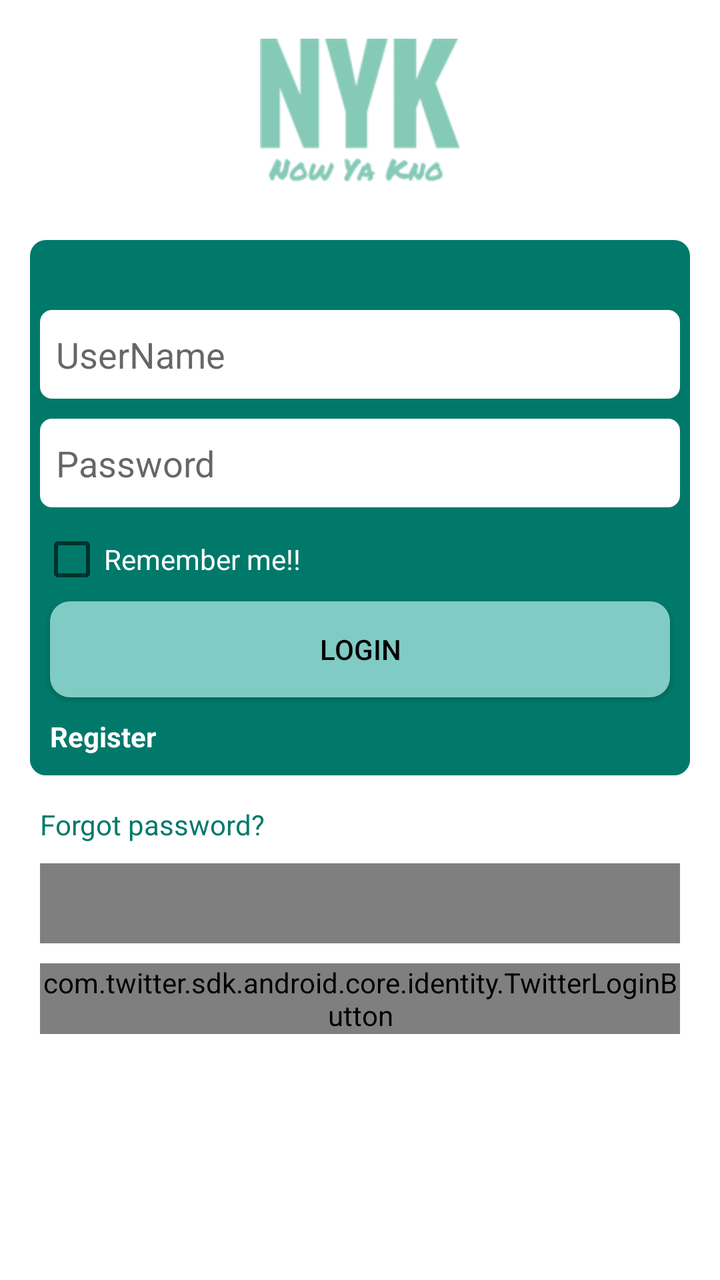
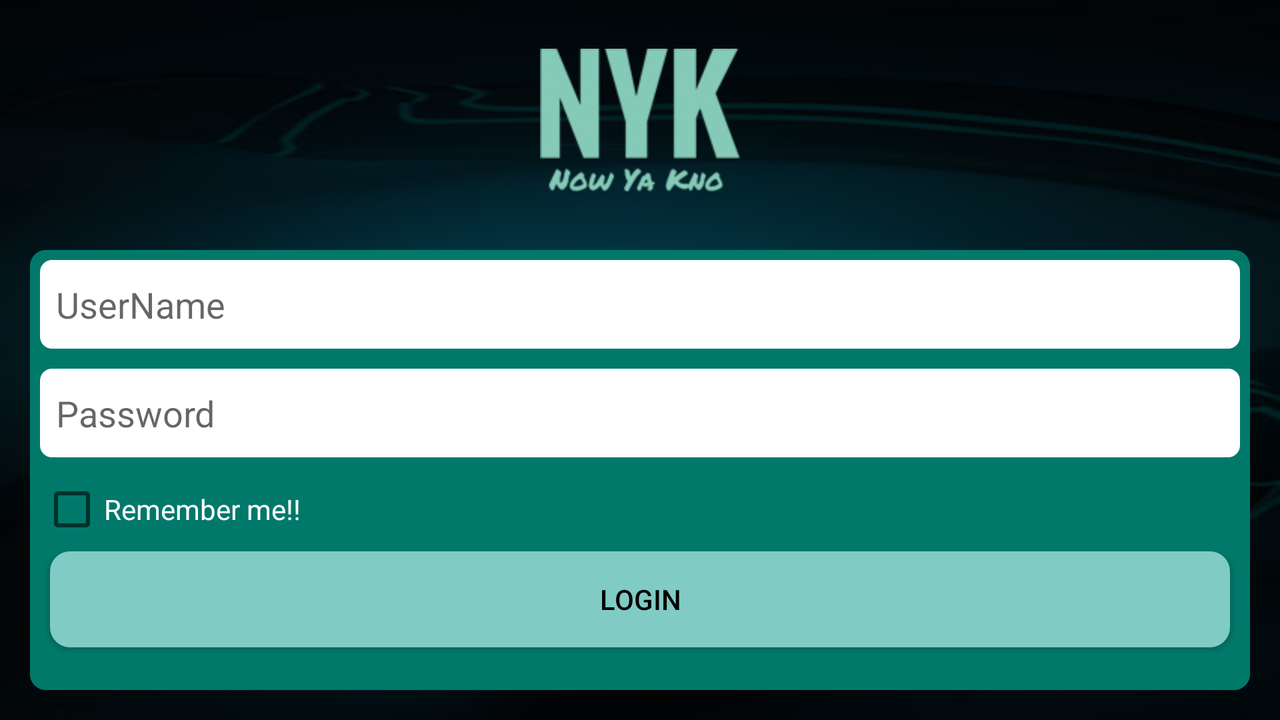

One screen, two layout resources from the same app: the default and the repository's alternative for another configuration. Each is rendered where Android would select it; the XML of both is given below.
<!-- AndroidManifest.xml: application theme AppTheme -->
<!-- res/layout/login_activity.xml -->
<?xml version="1.0" encoding="utf-8"?>
<LinearLayout xmlns:android="http://schemas.android.com/apk/res/android"
    xmlns:app="http://schemas.android.com/apk/res-auto"
    android:layout_width="match_parent"
    android:layout_height="match_parent"
    android:background="@android:color/white"
    android:orientation="vertical">

    <ScrollView
        android:layout_width="match_parent"
        android:layout_height="match_parent">

        <LinearLayout
            android:layout_width="match_parent"
            android:layout_height="match_parent"
            android:orientation="vertical">

            <ImageView
                android:id="@+id/iamgeView"
                android:layout_width="100dp"
                android:layout_height="100dp"
                android:layout_gravity="center_horizontal"
                android:layout_marginTop="5dp"
                android:gravity="center_horizontal"
                android:src="@drawable/logo_splash_screen" />

            <LinearLayout
                android:layout_width="match_parent"
                android:layout_height="wrap_content"
                android:layout_margin="15dp"
                android:paddingTop="30dp"
                android:layout_marginTop="20dp"
                android:background="@drawable/login_layout_bg"
                android:orientation="vertical">


                <EditText
                    android:id="@+id/userNameEdt"
                    android:layout_width="match_parent"
                    android:layout_height="wrap_content"
                    android:layout_margin="5dp"
                    android:background="@drawable/edittext_bg"
                    android:hint="@string/username"
                    android:inputType="text" />


                <EditText
                    android:id="@+id/pwdEdt"
                    android:layout_width="match_parent"
                    android:layout_height="wrap_content"
                    android:layout_margin="5dp"
                    android:layout_marginTop="10dp"
                    android:background="@drawable/edittext_bg"
                    android:hint="@string/password"
                    android:inputType="textPassword" />

                <CheckBox
                    android:id="@+id/checkRemember"
                    android:layout_width="match_parent"
                    android:layout_height="wrap_content"
                    android:layout_marginLeft="5dp"
                    android:layout_marginRight="10dp"
                    android:layout_marginTop="5dp"
                    android:text="Remember me!!"
                    android:textColor="@android:color/white" />


                <Button
                    android:id="@+id/submit_btn"
                    android:layout_width="match_parent"
                    android:layout_height="wrap_content"
                    android:layout_marginLeft="10dp"
                    android:layout_marginRight="10dp"
                    android:layout_marginTop="5dp"
                    android:background="@drawable/round_corner"
                    android:gravity="center"
                    android:text="Login"
                    android:textColor="@android:color/black" />

                <LinearLayout
                    android:layout_width="match_parent"
                    android:layout_height="wrap_content"
                    android:background="@drawable/login_layout_bg"
                    android:orientation="horizontal">

                    <TextView
                        android:id="@+id/registerTextView"
                        android:layout_width="match_parent"
                        android:layout_height="wrap_content"
                        android:layout_margin="10dp"
                        android:text="Register"
                        android:textColor="@android:color/white"
                        android:textStyle="bold" />
                </LinearLayout>
            </LinearLayout>

            <TextView
                android:id="@+id/forgotTextView"
                android:layout_width="wrap_content"
                android:layout_height="wrap_content"
                android:layout_marginLeft="20dp"
                android:text="Forgot password?"
                android:textColor="@color/colorPrimaryDark" />

            <LinearLayout
                android:layout_width="match_parent"
                android:layout_height="wrap_content"
                android:layout_marginLeft="20dp"
                android:layout_marginRight="20dp"
                android:orientation="vertical">

                <com.facebook.login.widget.LoginButton
                    android:id="@+id/login_button"
                    android:layout_width="wrap_content"
                    android:layout_height="40dp"
                    android:layout_marginBottom="10dp"
                    android:layout_marginTop="10dp"
                    android:padding="40dp" />

                <com.twitter.sdk.android.core.identity.TwitterLoginButton
                    android:id="@+id/twitter_login_button"
                    android:layout_width="match_parent"
                    android:layout_height="wrap_content"
                    android:layout_centerInParent="true" />

            </LinearLayout>


        </LinearLayout>

    </ScrollView>


</LinearLayout>
<!-- resources referenced by this layout -->
<resources>
  <color name="colorPrimaryDark">#00796B</color>
  <!-- drawable edittext_bg (drawable) -->
  <?xml version="1.0" encoding="utf-8"?>
  <shape xmlns:android="http://schemas.android.com/apk/res/android">
  
      <solid android:color="#FFFFFF" />
  
      <padding
          android:bottom="10dp"
          android:left="8dp"
          android:right="8dp"
          android:top="10dp"></padding>
  
      <corners android:radius="6dp" />
  
  </shape>
  <!-- drawable login_layout_bg (drawable) -->
  <?xml version="1.0" encoding="utf-8"?>
  <shape xmlns:android="http://schemas.android.com/apk/res/android"
      android:shape="rectangle" >
  
      <solid android:color="@color/colorPrimaryDark" />
  
      <corners android:radius="8dip" />
  
  
  
  </shape>
  <!-- drawable logo_splash_screen: png bitmap (drawable, 16597 bytes) -->
  <!-- drawable round_corner (drawable) -->
  <?xml version="1.0" encoding="utf-8"?>
  <shape xmlns:android="http://schemas.android.com/apk/res/android">
  
      <solid android:color="#80CBC4" />
      <corners android:radius="10dp" />
  
  </shape>
  <string name="password">Password</string>
  <string name="username">UserName</string>
  <style name="AppTheme" parent="Theme.AppCompat.Light.NoActionBar">
          
          <item name="colorPrimary">@color/colorPrimary</item>
          <item name="colorPrimaryDark">@color/colorPrimaryDark</item>
          <item name="colorAccent">@color/colorAccent</item>
      </style>
  <color name="colorPrimary">#009688 </color>
  <color name="colorAccent">#80CBC4</color>
</resources>
<!-- res/layout-land/login_activity.xml (the repository's variant of the layout above) -->
<!-- drawn on the phone turned sideways -->
<?xml version="1.0" encoding="utf-8"?>
<LinearLayout xmlns:android="http://schemas.android.com/apk/res/android"
    xmlns:app="http://schemas.android.com/apk/res-auto"
    android:layout_width="match_parent"
    android:layout_height="match_parent"
    android:background="@drawable/splash_screen"
    android:orientation="vertical">

    <ImageView
        android:id="@+id/iamgeView"
        android:layout_width="100dp"
        android:layout_height="100dp"
        android:layout_gravity="center_horizontal"
        android:layout_marginTop="10dp"
        android:gravity="center_horizontal"
        android:src="@drawable/logo_splash_screen" />

    <LinearLayout
        android:layout_width="match_parent"
        android:layout_height="wrap_content"
        android:layout_margin="15dp"
        android:layout_marginTop="115dp"
        android:background="@drawable/login_layout_bg"
        android:orientation="vertical">


        <EditText
            android:id="@+id/userNameEdt"
            android:layout_width="match_parent"
            android:layout_height="wrap_content"
            android:layout_margin="5dp"
            android:layout_marginTop="5dp"
            android:background="@drawable/edittext_bg"
            android:hint="@string/username"
            android:inputType="text" />


        <EditText
            android:id="@+id/pwdEdt"
            android:layout_width="match_parent"
            android:layout_height="wrap_content"
            android:layout_margin="5dp"
            android:layout_marginTop="10dp"
            android:background="@drawable/edittext_bg"
            android:hint="@string/password"
            android:inputType="textPassword" />

        <CheckBox
            android:id="@+id/checkRemember"
            android:layout_width="match_parent"
            android:layout_height="wrap_content"
            android:layout_marginLeft="5dp"
            android:layout_marginRight="10dp"
            android:layout_marginTop="5dp"
            android:text="Remember me!!"
            android:textColor="@android:color/white" />


        <Button
            android:id="@+id/submit_btn"
            android:layout_width="match_parent"
            android:layout_height="wrap_content"
            android:layout_marginLeft="10dp"
            android:layout_marginRight="10dp"
            android:layout_marginTop="5dp"
            android:background="@drawable/round_corner"
            android:gravity="center"
            android:text="Login"
            android:textColor="@android:color/black" />

        <LinearLayout
            android:layout_width="match_parent"
            android:layout_height="wrap_content"
            android:background="@drawable/login_layout_bg"
            android:orientation="horizontal">

            <TextView
                android:layout_width="wrap_content"
                android:layout_height="wrap_content"
                android:layout_margin="10dp"
                android:text="New to NYK"
                android:textColor="#ffffff" />

            <TextView
                android:id="@+id/registerTextView"
                android:layout_width="match_parent"
                android:layout_height="wrap_content"
                android:layout_margin="10dp"
                android:text="Register"
                android:textColor="@color/colorAccent"
                android:textStyle="bold" />
        </LinearLayout>
    </LinearLayout>

    <TextView
        android:id="@+id/forgotTextView"
        android:layout_width="wrap_content"
        android:layout_height="wrap_content"
        android:layout_margin="10dp"
        android:layout_marginLeft="10dp"
        android:text="Forgot password?"
        android:textColor="#ffffff" />

</LinearLayout>
<!-- resources referenced by the variant -->
<!-- as the phone turned sideways resolves them -->
<resources>
  <color name="colorAccent">#80CBC4</color>
  <!-- drawable edittext_bg (drawable) -->
  <?xml version="1.0" encoding="utf-8"?>
  <shape xmlns:android="http://schemas.android.com/apk/res/android">
  
      <solid android:color="#FFFFFF" />
  
      <padding
          android:bottom="10dp"
          android:left="8dp"
          android:right="8dp"
          android:top="10dp"></padding>
  
      <corners android:radius="6dp" />
  
  </shape>
  <!-- drawable login_layout_bg (drawable) -->
  <?xml version="1.0" encoding="utf-8"?>
  <shape xmlns:android="http://schemas.android.com/apk/res/android"
      android:shape="rectangle" >
  
      <solid android:color="@color/colorPrimaryDark" />
  
      <corners android:radius="8dip" />
  
  
  
  </shape>
  <!-- drawable logo_splash_screen: png bitmap (drawable, 16597 bytes) -->
  <!-- drawable round_corner (drawable) -->
  <?xml version="1.0" encoding="utf-8"?>
  <shape xmlns:android="http://schemas.android.com/apk/res/android">
  
      <solid android:color="#80CBC4" />
      <corners android:radius="10dp" />
  
  </shape>
  <!-- drawable splash_screen: jpg bitmap (drawable, 39440 bytes) -->
  <string name="password">Password</string>
  <string name="username">UserName</string>
  <style name="AppTheme" parent="Theme.AppCompat.Light.NoActionBar">
          
          <item name="colorPrimary">@color/colorPrimary</item>
          <item name="colorPrimaryDark">@color/colorPrimaryDark</item>
          <item name="colorAccent">@color/colorAccent</item>
      </style>
  <color name="colorPrimaryDark">#00796B</color>
  <color name="colorPrimary">#009688 </color>
</resources>
